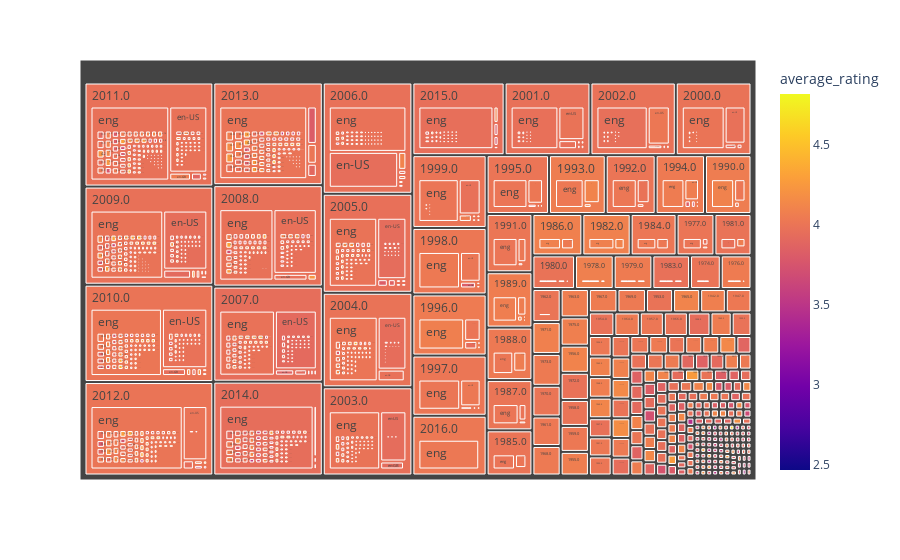

Source (notebook cell):
### Markdown cell above
### Treemap
    Author : Vamsidhar
    
    This function takes in a dataframe and visualize dataset in form of Treemap.
    
    Params:
    -------------------
    input: books_data
           =>dataframe
    -------------------
    
    output: Treemap to visualize books in the dataset

### Code cell
def get_treemap(books_data):
    
    dropna= books_data.dropna()
    fig = px.treemap(dropna, path=['original_publication_year','language_code', "average_rating"],
                      color='average_rating')
    fig.show()
get_treemap(books_data)

### Figure 1 — Plotly figure (JSON) as saved in the notebook; plotly's stock layout.template omitted (floating-point values rounded to 4 significant figures; data arrays with more than 128 entries replaced by an {"elided": "..."} marker saying what was removed)
{"data": [{"branchvalues": "total", "customdata": {"elided": "5886x1 float values"}, "domain": {"x": [0, 1], "y": [0, 1]}, "hovertemplate": "labels=%{label}<br>count=%{value}<br>parent=%{parent}<br>id=%{id}<br>average_rating=%{color}<extra></extra>", "ids": {"elided": "5886 str values"}, "labels": {"elided": "5886 str values"}, "marker": {"coloraxis": "coloraxis", "colors": {"elided": "5886 float values"}}, "name": "", "parents": {"elided": "5886 str values"}, "type": "treemap", "values": {"elided": "5886 int values"}}], "layout": {"coloraxis": {"colorbar": {"title": {"text": "average_rating"}}, "colorscale": [[0, "#0d0887"], [0.1111, "#46039f"], [0.2222, "#7201a8"], [0.3333, "#9c179e"], [0.4444, "#bd3786"], [0.5556, "#d8576b"], [0.6667, "#ed7953"], [0.7778, "#fb9f3a"], [0.8889, "#fdca26"], [1, "#f0f921"]]}, "legend": {"tracegroupgap": 0}, "margin": {"t": 60}}}
